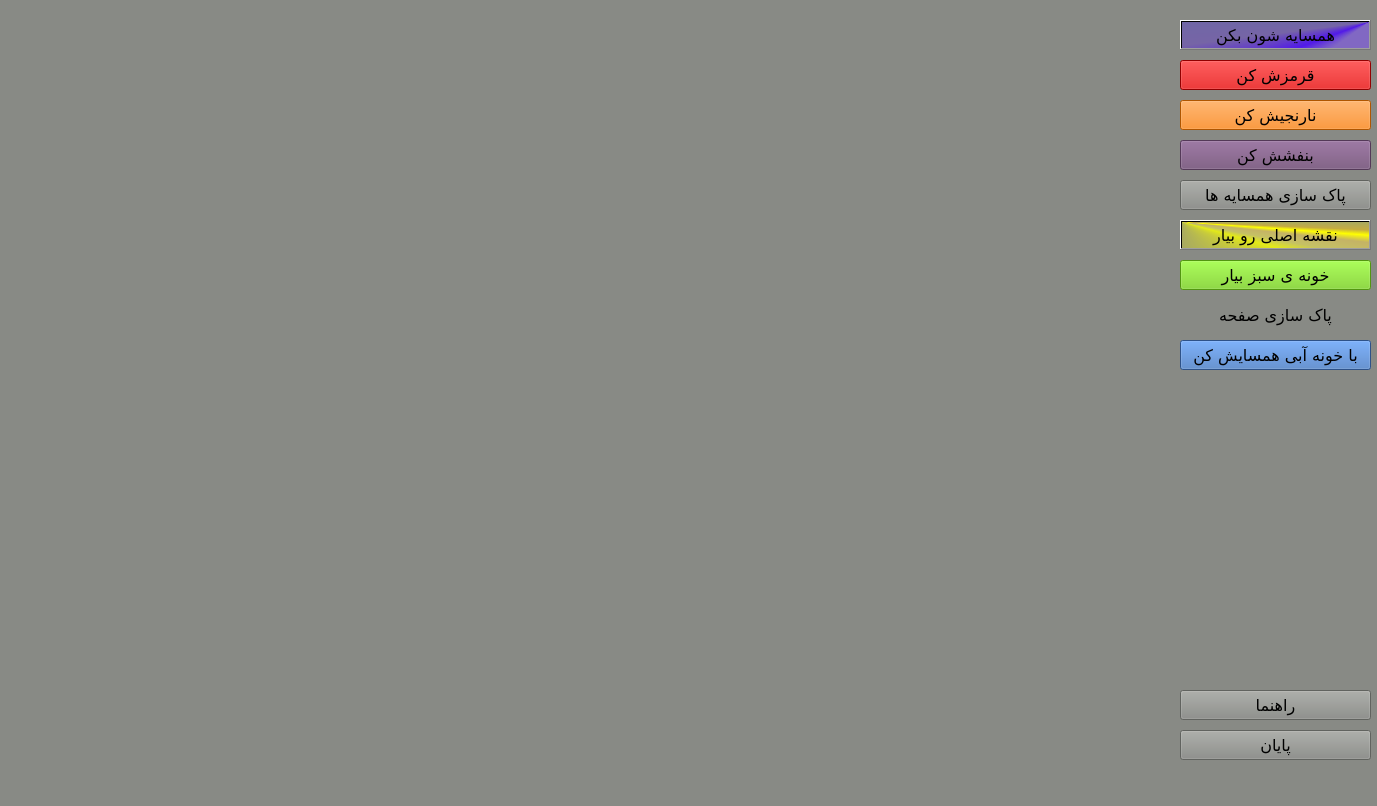
<?xml version="1.0" encoding="UTF-8"?>
<ui version="4.0">
 <class>MainWindow</class>
 <widget class="QMainWindow" name="MainWindow">
  <property name="geometry">
   <rect>
    <x>0</x>
    <y>0</y>
    <width>1377</width>
    <height>806</height>
   </rect>
  </property>
  <property name="windowTitle">
   <string>MainWindow</string>
  </property>
  <property name="styleSheet">
   <string notr="true">background-color: rgb(136, 138, 133);</string>
  </property>
  <widget class="QWidget" name="centralwidget">
   <widget class="QPushButton" name="pushButton_4">
    <property name="geometry">
     <rect>
      <x>1180</x>
      <y>100</y>
      <width>191</width>
      <height>30</height>
     </rect>
    </property>
    <property name="font">
     <font>
      <family>0 Nazanin</family>
      <pointsize>12</pointsize>
     </font>
    </property>
    <property name="styleSheet">
     <string notr="true">background-color: rgb(245, 121, 0);</string>
    </property>
    <property name="text">
     <string>نارنجیش کن</string>
    </property>
   </widget>
   <widget class="QPushButton" name="pushButton_10">
    <property name="geometry">
     <rect>
      <x>1180</x>
      <y>690</y>
      <width>191</width>
      <height>30</height>
     </rect>
    </property>
    <property name="font">
     <font>
      <family>0 Nazanin</family>
      <pointsize>12</pointsize>
     </font>
    </property>
    <property name="styleSheet">
     <string notr="true">background-color: qlineargradient(spread:pad, x1:0, y1:0, x2:1, y2:0, stop:0 rgba(245, 224, 176, 255), stop:0.09 rgba(246, 189, 237, 255), stop:0.14 rgba(194, 207, 246, 255), stop:0.19 rgba(184, 160, 168, 255), stop:0.25 rgba(171, 186, 248, 255), stop:0.32 rgba(243, 248, 224, 255), stop:0.385 rgba(249, 162, 183, 255), stop:0.47 rgba(100, 115, 124, 255), stop:0.58 rgba(251, 205, 202, 255), stop:0.65 rgba(170, 128, 185, 255), stop:0.75 rgba(252, 222, 204, 255), stop:0.805 rgba(206, 122, 218, 255), stop:0.86 rgba(254, 223, 175, 255), stop:0.91 rgba(254, 236, 244, 255), stop:1 rgba(255, 191, 221, 255));</string>
    </property>
    <property name="text">
     <string>راهنما</string>
    </property>
   </widget>
   <widget class="QPushButton" name="pushButton_8">
    <property name="geometry">
     <rect>
      <x>1180</x>
      <y>730</y>
      <width>191</width>
      <height>30</height>
     </rect>
    </property>
    <property name="baseSize">
     <size>
      <width>0</width>
      <height>0</height>
     </size>
    </property>
    <property name="font">
     <font>
      <family>0 Nazanin</family>
      <pointsize>12</pointsize>
      <weight>50</weight>
      <bold>false</bold>
     </font>
    </property>
    <property name="styleSheet">
     <string notr="true">background-color: qlineargradient(spread:pad, x1:0, y1:0, x2:1, y2:0, stop:0 rgba(245, 224, 176, 255), stop:0.09 rgba(246, 189, 237, 255), stop:0.14 rgba(194, 207, 246, 255), stop:0.19 rgba(184, 160, 168, 255), stop:0.25 rgba(171, 186, 248, 255), stop:0.32 rgba(243, 248, 224, 255), stop:0.385 rgba(249, 162, 183, 255), stop:0.47 rgba(100, 115, 124, 255), stop:0.58 rgba(251, 205, 202, 255), stop:0.65 rgba(170, 128, 185, 255), stop:0.75 rgba(252, 222, 204, 255), stop:0.805 rgba(206, 122, 218, 255), stop:0.86 rgba(254, 223, 175, 255), stop:0.91 rgba(254, 236, 244, 255), stop:1 rgba(255, 191, 221, 255));</string>
    </property>
    <property name="text">
     <string>پایان</string>
    </property>
   </widget>
   <widget class="QPushButton" name="pushButton_2">
    <property name="geometry">
     <rect>
      <x>1180</x>
      <y>180</y>
      <width>191</width>
      <height>30</height>
     </rect>
    </property>
    <property name="font">
     <font>
      <family>0 Nazanin</family>
      <pointsize>12</pointsize>
     </font>
    </property>
    <property name="styleSheet">
     <string notr="true">background-color: rgb(136, 138, 133);</string>
    </property>
    <property name="text">
     <string>پاک سازی همسایه ها</string>
    </property>
   </widget>
   <widget class="QPushButton" name="pushButton_7">
    <property name="geometry">
     <rect>
      <x>1180</x>
      <y>20</y>
      <width>191</width>
      <height>30</height>
     </rect>
    </property>
    <property name="font">
     <font>
      <family>0 Nazanin</family>
      <pointsize>12</pointsize>
     </font>
    </property>
    <property name="styleSheet">
     <string notr="true">background-color: qconicalgradient(cx:1, cy:0, angle:87.1, stop:0 rgba(0, 15, 255, 69), stop:0.375 rgba(69, 0, 255, 69), stop:0.423533 rgba(69, 0, 255, 145), stop:0.45 rgba(69, 0, 255, 208), stop:0.477581 rgba(121, 71, 255, 130), stop:0.518717 rgba(121, 71, 255, 130), stop:0.55 rgba(69, 0, 255, 255), stop:0.57754 rgba(69, 0, 255, 130), stop:0.625 rgba(69, 0, 255, 69), stop:1 rgba(255, 255, 0, 69));
</string>
    </property>
    <property name="text">
     <string>همسایه شون بکن</string>
    </property>
   </widget>
   <widget class="QPushButton" name="pushButton_9">
    <property name="geometry">
     <rect>
      <x>1180</x>
      <y>260</y>
      <width>191</width>
      <height>30</height>
     </rect>
    </property>
    <property name="font">
     <font>
      <family>0 Nazanin</family>
      <pointsize>12</pointsize>
     </font>
    </property>
    <property name="styleSheet">
     <string notr="true">background-color: rgb(115, 210, 22);</string>
    </property>
    <property name="text">
     <string>خونه ی سبز بیار</string>
    </property>
   </widget>
   <widget class="QWidget" name="horizontalLayoutWidget">
    <property name="geometry">
     <rect>
      <x>10</x>
      <y>10</y>
      <width>1161</width>
      <height>751</height>
     </rect>
    </property>
    <layout class="QHBoxLayout" name="horizontalLayout"/>
   </widget>
   <widget class="QPushButton" name="pushButton_5">
    <property name="geometry">
     <rect>
      <x>1180</x>
      <y>140</y>
      <width>191</width>
      <height>30</height>
     </rect>
    </property>
    <property name="font">
     <font>
      <family>0 Nazanin</family>
      <pointsize>12</pointsize>
     </font>
    </property>
    <property name="styleSheet">
     <string notr="true">background-color: rgb(117, 80, 123);
selection-background-color: rgb(32, 74, 135);</string>
    </property>
    <property name="text">
     <string>بنفشش کن</string>
    </property>
   </widget>
   <widget class="QPushButton" name="pushButton_3">
    <property name="geometry">
     <rect>
      <x>1180</x>
      <y>60</y>
      <width>191</width>
      <height>30</height>
     </rect>
    </property>
    <property name="font">
     <font>
      <family>0 Nazanin</family>
      <pointsize>12</pointsize>
     </font>
    </property>
    <property name="styleSheet">
     <string notr="true">background-color: rgb(204, 0, 0);</string>
    </property>
    <property name="text">
     <string>قرمزش کن</string>
    </property>
   </widget>
   <widget class="QPushButton" name="pushButton_11">
    <property name="geometry">
     <rect>
      <x>1180</x>
      <y>300</y>
      <width>191</width>
      <height>31</height>
     </rect>
    </property>
    <property name="font">
     <font>
      <family>0 Nazanin</family>
      <pointsize>12</pointsize>
     </font>
    </property>
    <property name="styleSheet">
     <string notr="true">background-color: qradialgradient(spread:pad, cx:0.495025, cy:0.506, radius:0.5, fx:0.5, fy:0.5, stop:0 rgba(239, 41, 41, 255), stop:1 rgba(255, 255, 255, 255));
gridline-color: rgb(164, 0, 0);
border-color: rgb(204, 0, 0);

</string>
    </property>
    <property name="text">
     <string>پاک سازی صفحه</string>
    </property>
    <property name="icon">
     <iconset resource="png.qrc">
      <normaloff>:/resources/Downloads/imageedit_2_3052683670.gif</normaloff>:/resources/Downloads/imageedit_2_3052683670.gif</iconset>
    </property>
    <property name="iconSize">
     <size>
      <width>30</width>
      <height>30</height>
     </size>
    </property>
    <property name="flat">
     <bool>true</bool>
    </property>
   </widget>
   <widget class="QPushButton" name="pushButton">
    <property name="geometry">
     <rect>
      <x>1180</x>
      <y>220</y>
      <width>191</width>
      <height>30</height>
     </rect>
    </property>
    <property name="font">
     <font>
      <family>0 Nazanin</family>
      <pointsize>12</pointsize>
     </font>
    </property>
    <property name="styleSheet">
     <string notr="true">background-color: qconicalgradient(cx:0, cy:0, angle:135, stop:0 rgba(0, 25, 255, 69), stop:0.375 rgba(255, 255, 0, 69), stop:0.423533 rgba(251, 255, 0, 145), stop:0.45 rgba(247, 255, 0, 208), stop:0.477581 rgba(255, 244, 71, 130), stop:0.518717 rgba(255, 218, 71, 130), stop:0.55 rgba(255, 255, 0, 255), stop:0.57754 rgba(255, 203, 0, 130), stop:0.625 rgba(255, 255, 0, 69), stop:1 rgba(255, 255, 0, 69));</string>
    </property>
    <property name="text">
     <string>نقشه اصلی رو بیار</string>
    </property>
   </widget>
   <widget class="QPushButton" name="pushButton_12">
    <property name="geometry">
     <rect>
      <x>1180</x>
      <y>340</y>
      <width>191</width>
      <height>30</height>
     </rect>
    </property>
    <property name="font">
     <font>
      <family>0 Nazanin</family>
      <pointsize>12</pointsize>
     </font>
    </property>
    <property name="styleSheet">
     <string notr="true">background-color: rgb(64, 115, 191);</string>
    </property>
    <property name="text">
     <string>با خونه آبی همسایش کن</string>
    </property>
   </widget>
  </widget>
  <widget class="QMenuBar" name="menubar">
   <property name="geometry">
    <rect>
     <x>0</x>
     <y>0</y>
     <width>1377</width>
     <height>22</height>
    </rect>
   </property>
  </widget>
  <widget class="QStatusBar" name="statusbar"/>
 </widget>
 <resources>
  <include location="png.qrc"/>
 </resources>
 <connections/>
</ui>
